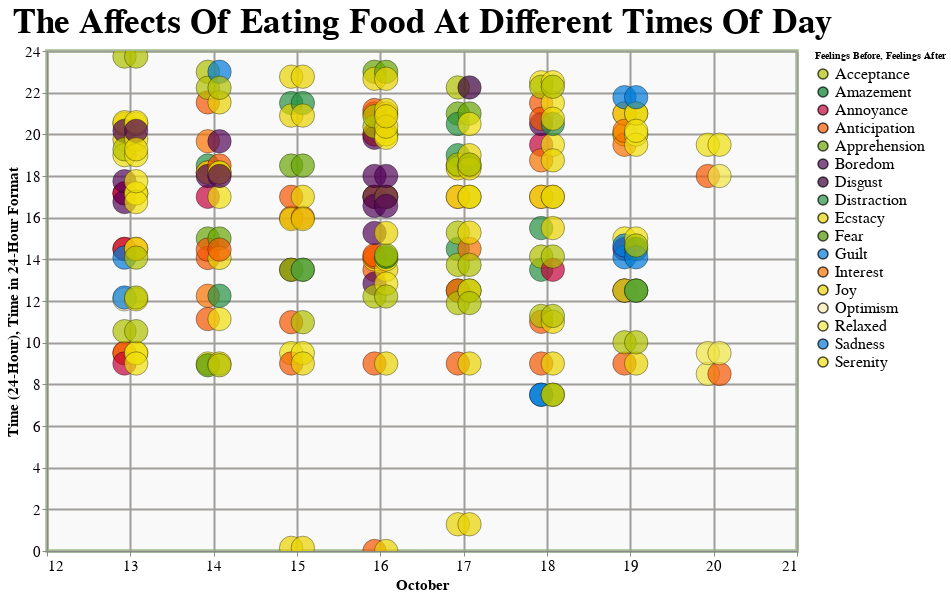

Notebook code cell kept with this figure:
### Code cell
# 
# This section is to make Sketch #10
# Ping Tian if this breaks
# 

elements1 = ['#b1c000', '#048026', '#c5013a', '#f55600', '#6aa705', '#530659', '#3c003d', '#269242', '#e7d400', '#509600', '#007bd8']
elements2 = ['#f87200', '#e8d300', '#fce8ad', '#f1e543', '#007bd8', '#efdf0b']

elements = elements1 + elements2

dropdown_box2 = alt.binding_select(options=[None,'1 - Healthy','2 - Mostly Healthy','3 - Middle','4 - Mostly Unhealthy', '5 - Unhealthy'])
selection2 = alt.selection_single(fields=['Healthy Type'], bind=dropdown_box2, name='Filter')

# Make a compound graph consisting of two scatter plots; one shows the feeling before, and the other shows the feeling after.
before10 = alt.Chart(dataRQ3a).mark_circle(size=550, stroke='black', strokeWidth=0.5).encode(x=alt.X('Date', title='October', axis=alt.Axis(tickCount=7, gridColor="#A09e9a", gridWidth=2), scale=alt.Scale(domain=[12, 21])), y=alt.Y('Time', title='Time (24-Hour)', axis=alt.Axis(gridColor="#A09e9a", gridWidth=2)), tooltip=['Name of Food', 'Datetime', 'Person', 'Source of food', 'Healthy Type', 'Price', 'Feelings Before', 'Feelings After'], color=alt.condition(selection, 'Feelings Before', alt.value('lightgray'))).add_selection(selection2)
after10 = alt.Chart(dataRQ3b).mark_circle(size=550, stroke='black', strokeWidth=0.5).encode(x=alt.X('Date', axis=alt.Axis(tickCount=7, gridColor="#C1AC95", gridWidth=2), scale=alt.Scale(domain=[12, 21])), y=alt.Y('Time', title='Time in 24-Hour Format', axis=alt.Axis(gridColor="#C1AC95", gridWidth=2)), tooltip=['Name of Food', 'Datetime', 'Person', 'Source of food', 'Healthy Type', 'Price', 'Feelings Before', 'Feelings After'], color=alt.condition(selection, 'Feelings After', alt.value('lightgray')))

sketch10 = alt.layer(before10, after10).properties(width=750, height=500, title=['The Affects Of Eating Food At Different Times Of Day']).interactive().configure_title(font='Arial', color='#000000', fontSize=35).configure_view(strokeWidth=4, fill='#F9F9F9', stroke='#B5CDA3').configure_legend(labelFont='Arial', titleFontSize=10, labelFontSize=16).configure_axis(labelFontSize=15, titleFontSize=15).configure_range(category= elements)

sketch10
